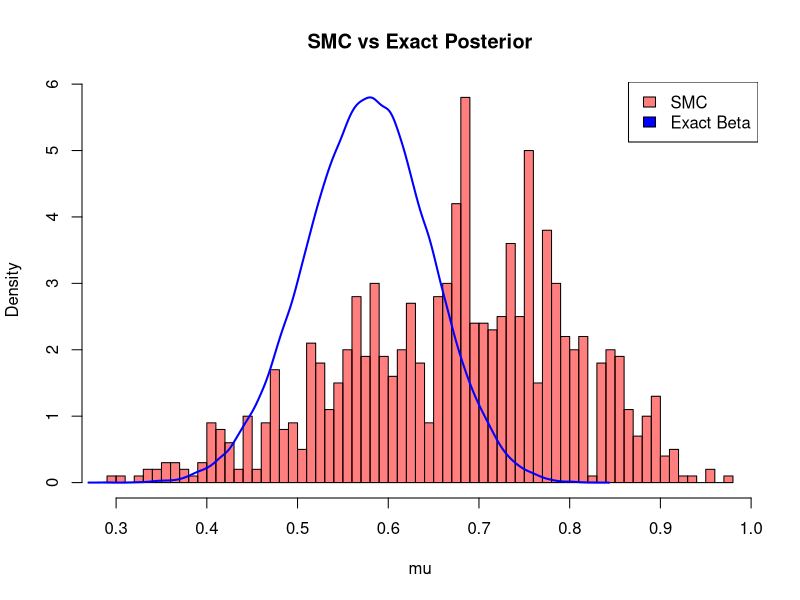

Source code (R):
remove(list = ls())


smc_sampler <- function(params, epsilons, M){
  
  K <- length(params)
  mu_all <- list()
  
  V <- sapply(params, function(p) rbinom(10, 1, p))
  V <- t(V)
  

  k = 1
  mu  <- rbeta(M, 1, 1)
  mu_all[[length(mu_all) + 1]] <- mu
  U <- rep(0, M)
  mu_mat <- mu
  U_mat <- U
  
  while(k < K){
    k <- k+1
    U <- rbinom(M, 1, epsilons[k])
    
    mu2 <- rbeta(length(which(U == 0)), 1, 1)
    mu[which(U == 0)] <- mu2
    data <- V[k,]
    w <- sapply(mu, function(m) prod(dbinom(data, 1, m)))
    s <- sum(w)
    w <- w/s
    ESS <- 1/sum(w^2)
    mu_mat <- rbind(mu_mat, mu)
    U_mat <- rbind(U_mat, U)
    if(ESS < M/2){
      samp <- sample(1:M, M, replace = TRUE, prob = w)
      mu_mat <- mu_mat[,samp]
      U_mat <- U_mat[, samp]
      mu <- mu[samp]
      U <- U[samp]
      
    }
    mu_all[[length(mu_all) + 1]] <- mu
  }
  #return(mu_all)
  return(list(mu_all = mu_all, V = V))
}


res <- function(params, epsilons, credible_interval, reps, true_response, M){
  count <- 0
  bias <- vector()
  mse <- vector()
  for(rep in 1:reps){
    mu_all <- smc_sampler(params, epsilons, M)[[1]]
    posterior_smc <- mu_all[[length(mu_all)]]
    if(quantile(posterior_smc, (1 - credible_interval)/2) < true_response & quantile(posterior_smc, 1 - (1 - credible_interval)/2) > true_response){
      count <- count + 1
    }
    bias <- c(bias, mean(posterior_smc) - true_response)
    mse1 <- (mean(posterior_smc) - true_response)^2
    mse <- c(mse, mse1)
  }
  coverage_rate <- count/reps
  return(list(bias, coverage_rate, mse))
}


M <- 1e3  #number of particles
params <- c(0.3, 0.4, 0.5, 0.6, 0.7)
true_response <- params[length(params)]

epsilon <- 1
epsilons <- rep(epsilon, length((params)))

credible_interval <- 0.95
reps <- 5e2

result <- res(params, epsilons, credible_interval, reps, true_response, M)
bias <- mean(result[[1]]) #-0.196 (epsilon = 1) #-0.037 (epsilon = 0)
cr <- result[[2]] #0.52 (epsilon = 1) #0.936 (epsilon = 0)
mse <- mean(result[[3]]) #0.048 (epsilon = 1) #0.017 (epsilon = 0)



bias
cr
mse


#simulations


# --- Simulation setup ---
M <- 1e3
params <- c(0.3, 0.4, 0.5, 0.6, 0.7)
true_response <- params[length(params)]
credible_interval <- 0.95
reps <- 3e2  # you can increase later

# --- Range of epsilon values to test ---
eps_grid <- seq(0, 1, by = 0.25)

# --- Run simulation for each epsilon value ---
library(dplyr)

results <- lapply(eps_grid, function(eps) {
  epsilons <- rep(eps, length(params))
  res_out <- res(params, epsilons, credible_interval, reps, true_response, M)
  data.frame(
    epsilon = eps,
    bias = mean(res_out[[1]]),
    coverage = res_out[[2]],
    mse = mean(res_out[[3]])
  )
})

results_df <- bind_rows(results)
print(results_df)





#sanity check



smc_sample <- smc_sampler(params, epsilons, M)
mu_all <- smc_sample[[1]]
V <- smc_sample[[2]]


V_vec <- as.vector(V)
n_total <- length(V_vec)
y_total <- sum(V_vec)

# Exact Beta posterior
alpha_post <- 1 + y_total
beta_post  <- 1 + n_total - y_total
posterior_exact <- rbeta(1e5, alpha_post, beta_post)

# Compare SMC posterior (last mu in mu_all)
posterior_smc <- mu_all[[length(mu_all)]]

# Check means
cat("Exact posterior mean: ", mean(posterior_exact), "\n")
cat("SMC posterior mean:   ", mean(posterior_smc), "\n")

# Compare densities visually
hist(posterior_smc, breaks=50, probability=TRUE, col=rgb(1,0,0,0.5),
     main="SMC vs Exact Posterior", xlab="mu")
lines(density(posterior_exact), col="blue", lwd=2)
legend("topright", legend=c("SMC","Exact Beta"), fill=c(rgb(1,0,0,0.5),"blue"))









